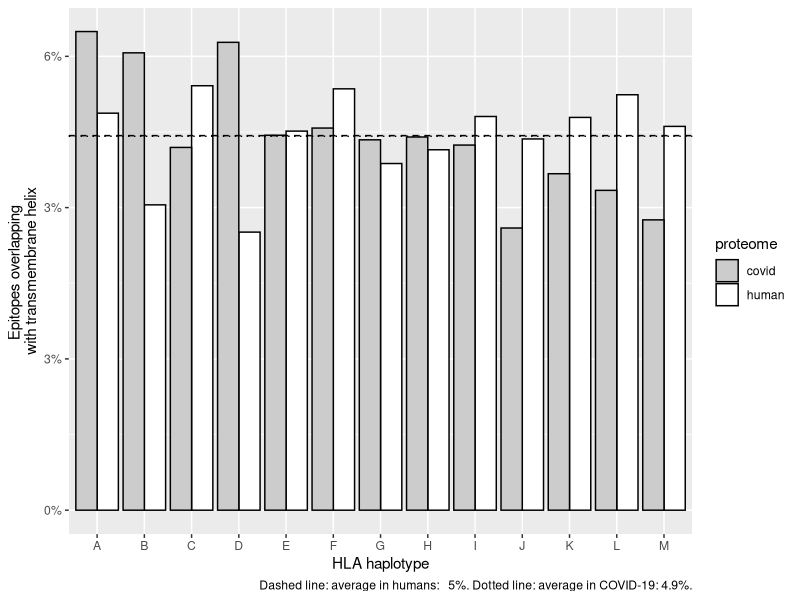

R code for this plot: (Note: this script raises an error after producing the figure.)
## ---- chunk 1
knitr::opts_chunk$set(echo = TRUE)
## ---- chunk 2
library(testthat)
library(tidyr)
library(ggplot2)
## ---- chunk 3
# n: sample size, equals the number of HLA haplotypes
n <- 13
# f denotes 'fraction', a value between 0.0 and 1.0
f_human <- rnorm(n = n, mean = 0.053, sd = 0.01)
f_covid <- rnorm(n = n, mean = runif(n = 1, min = 0.03, max = 0.1), sd = 0.01)
expect_true(all(f_human > 0.0))
expect_true(all(f_human < 1.0))
expect_true(all(f_covid > 0.0))
expect_true(all(f_covid < 1.0))
## ---- chunk 4
t <- ks.test(x = f_human, y = f_covid)
print(t)
## ---- chunk 5
alpha <- 0.05
if (t$p.value <= alpha) {
  verdict <- "Reject that the two samples are taken from a same distribution"
} else {
  verdict <- "Accept that the two samples are taken from a same distribution"
}
print(verdict)
## ---- chunk 6
df <- tibble::tibble(
  proteome = rep(c("human", "covid"), each = n),
  haplotype = rep(LETTERS[1:n], time = 2),
  f = c(f_human, f_covid)
)
df$proteome <- as.factor(df$proteome)
df$haplotype <- as.factor(df$haplotype)
## ---- chunk 7
names(t)
df_t_wide <- data.frame(
  statistic = t$statistic,
  p_value = t$p.value,
  alternative = t$alternative,
  method = t$method,
  data_name = t$data.name,
  alpha = alpha,
  verdict = verdict
)
df_t <- t(df_t_wide)
values <- df_t[,1]
param_names <- rownames(df_t)
df_t <- data.frame(
  parameter = param_names,
  value = values
)

knitr::kable(df_t, row.names = FALSE)
## ---- chunk 8
write.csv(df_t, "ks.csv", row.names = FALSE)
## ---- chunk 9
ggplot(df, aes(x = haplotype, y = f, fill = proteome)) + 
  scale_fill_manual(values = c("human" = "#ffffff", "covid" = "#cccccc")) +
  geom_col(position = position_dodge(), color = "#000000") + xlab("HLA haplotype") + 
  ylab("Epitopes overlapping \nwith transmembrane helix") +
  scale_y_continuous(labels = scales::percent_format(accuracy = 3)) +
  geom_hline(yintercept = mean(f_human), lty = "dashed") +
  geom_hline(yintercept = mean(f_covid), lty = "dotted") +
  labs(
    caption = paste0(
      "Dashed line: average in humans: ", formatC(100.0 * mean(f_human), digits = 2),"%. ",
      "Dotted line: average in COVID-19: ", formatC(100.0 * mean(f_covid), digits = 2),"%."  
    )
  ) + ggsave("fig_1.png", width = 7, height = 7)
## ---- chunk 10
df_wide <- spread(df, proteome, f)
df_wide$covid <- formatC(100.0 * df_wide$covid, digits = 3)
df_wide$human <- formatC(100.0 * df_wide$human, digits = 3)
## ---- chunk 11
knitr::kable(df_wide, caption = "Percentage of MHC-I epitopes overlapping with transmembrane helix")
## ---- chunk 12
write.csv(df_wide, "table_1.csv", row.names = FALSE)
